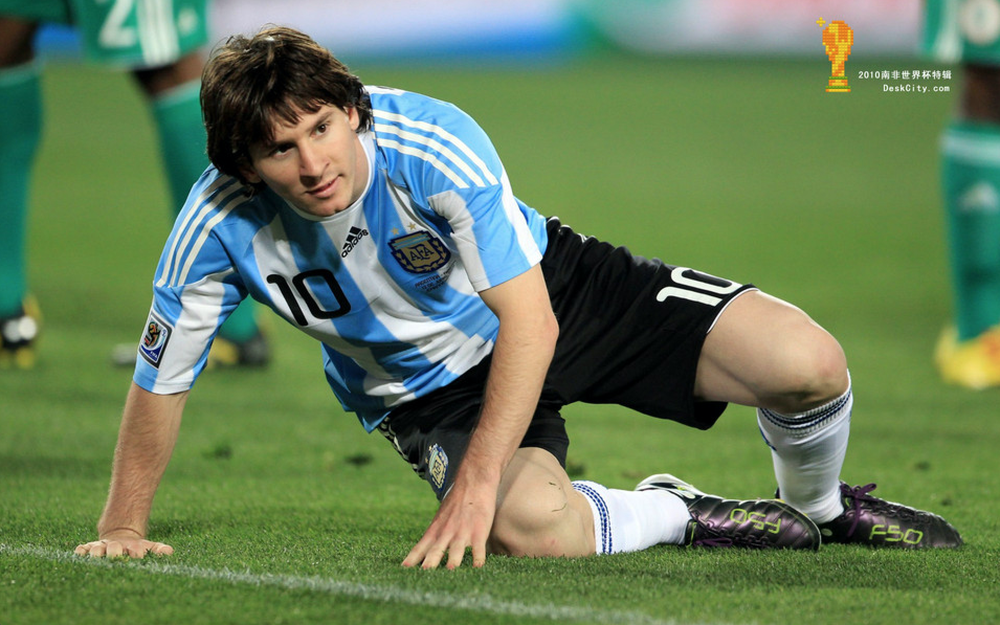
#> input picture data/images/meixi.png, 1000 x 625 px, shrunk from 1910 x 1194 before the run, found by its file name
$ python imageRotation.py
#> lines starting #> are read from the running program, lines starting #| are printed output that depends on the picture
#!/usr/bin/env python
# -*- coding: utf-8 -*-

import cv2
import numpy as np

img = cv2.imread('data/images/meixi.png', 0)
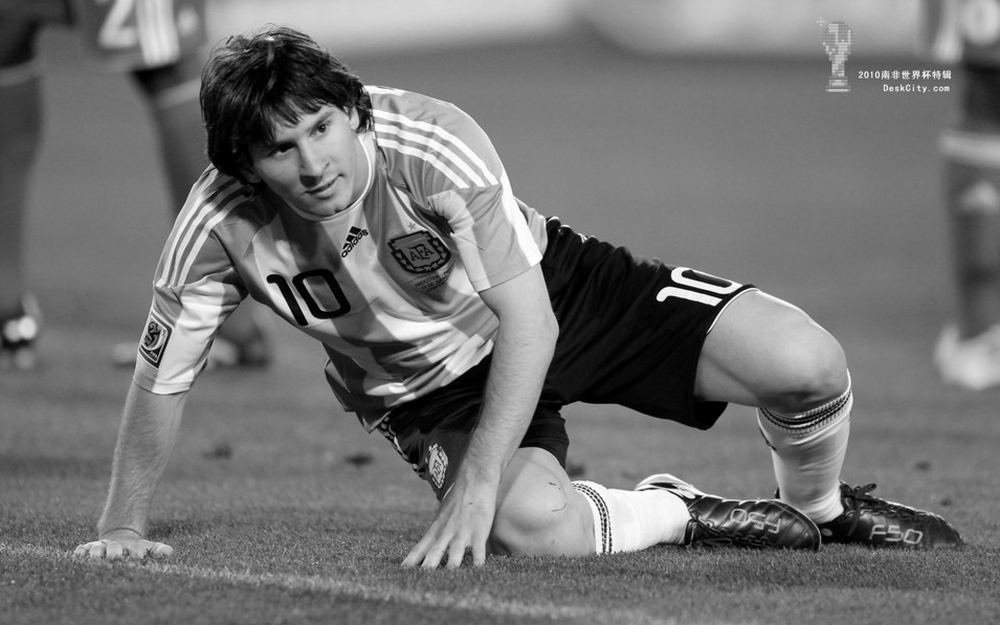
#> img: shape (625, 1000); min 0, max 255, mean 114.9

rows, cols = img.shape
#> rows = 625; cols = 1000

M = cv2.getRotationMatrix2D((cols/2, rows/2), 90, 0.6)

dst = cv2.warpAffine(img, M, (2*cols, 2*rows))
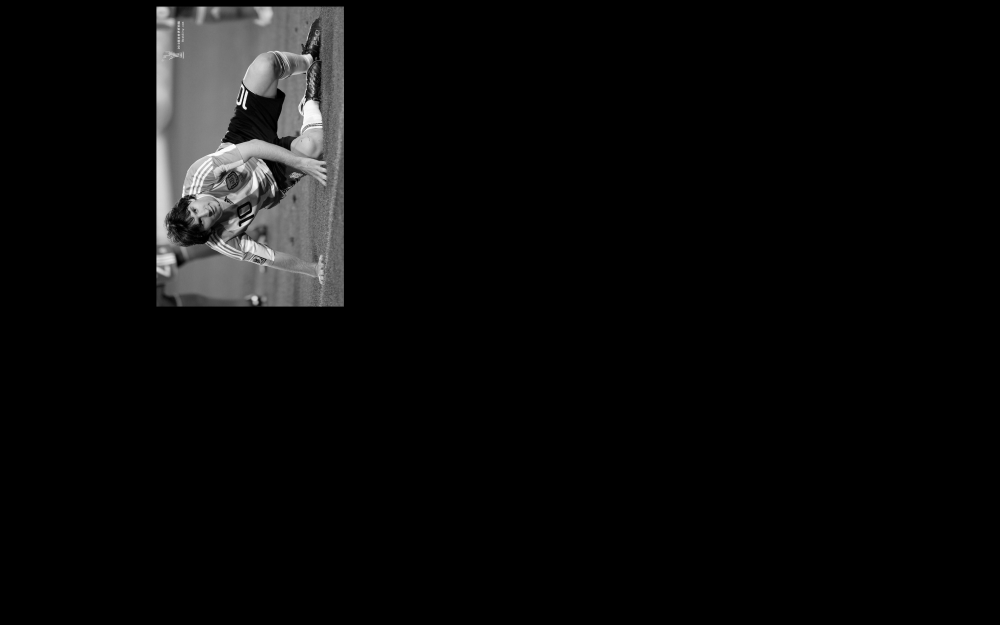
#> dst: shape (1250, 2000) (shown at 1/2 size); min 0, max 254, mean 10.3

cv2.imshow('Image', dst)
cv2.waitKey(0)
cv2.destroyAllWindows()

$ run again, with data/images/1.png copied over data/images/meixi.png
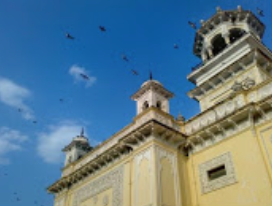
#> input picture data/images/1.png, 272 x 206 px, found by its file name
#> `img = cv2.imread('data/images/meixi.png', 0)`:
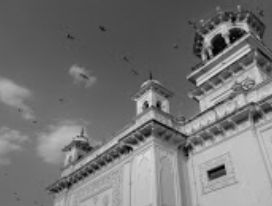
#> img: shape (206, 272); min 1, max 219, mean 116.7
#> `dst = cv2.warpAffine(img, M, (2*cols, 2*rows))`:
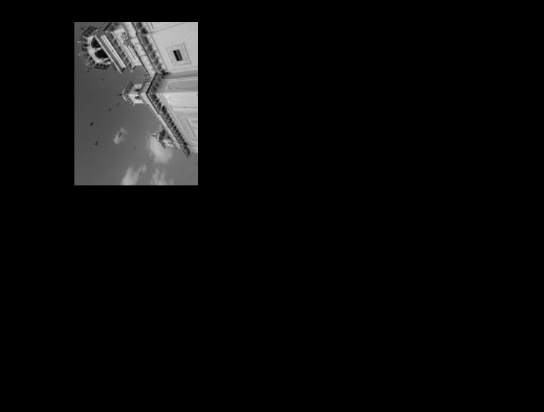
#> dst: shape (412, 544); min 0, max 218, mean 10.5

$ run again, with data/images/apple.png copied over data/images/meixi.png
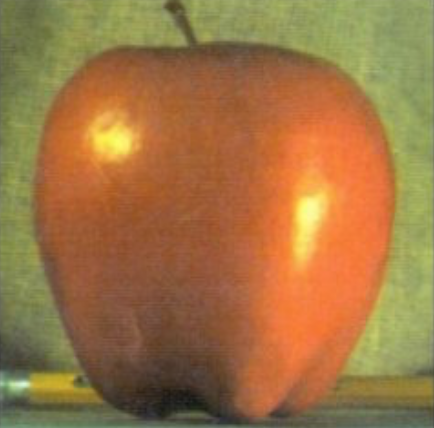
#> input picture data/images/apple.png, 434 x 428 px, found by its file name
#> `img = cv2.imread('data/images/meixi.png', 0)`:
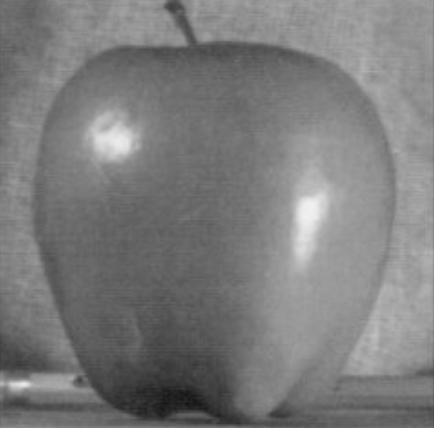
#> img: shape (428, 434); min 18, max 240, mean 123.7
#> `dst = cv2.warpAffine(img, M, (2*cols, 2*rows))`:
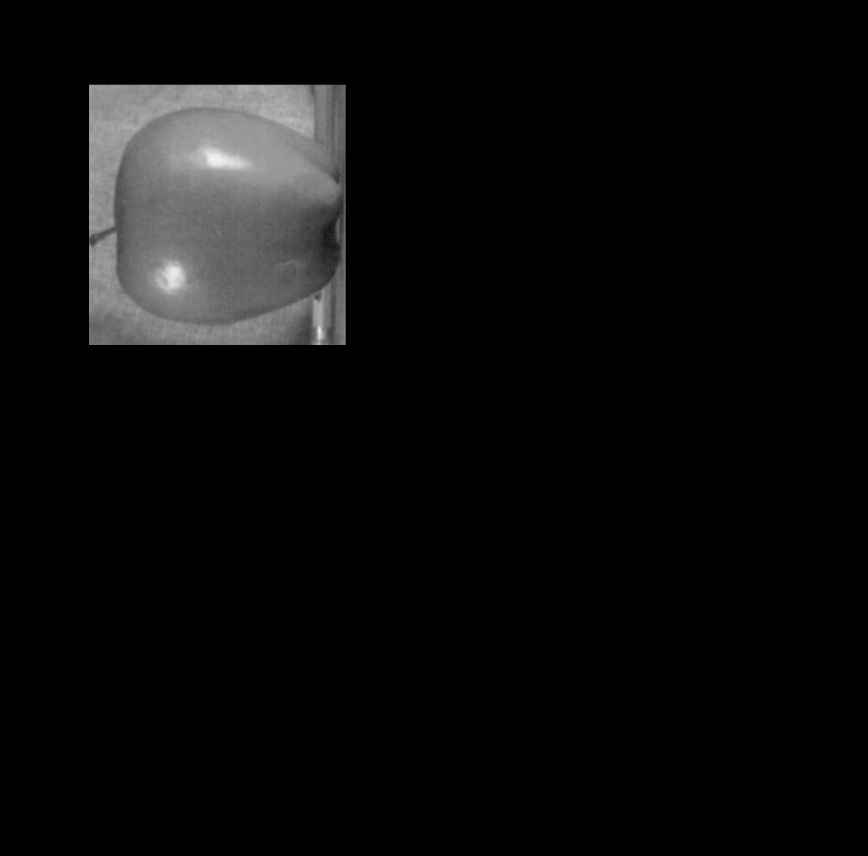
#> dst: shape (856, 868); min 0, max 240, mean 11.1
